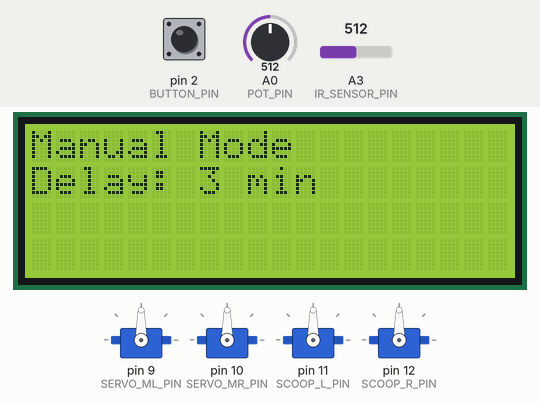
Recording of a sketch running on a simulated Arduino Uno, built with avr-gcc and run on an emulated ATmega328P. Parts: 4 × servo, 20×4 character LCD. The test bench sets the inputs (shaded band); at power-on: pin 2 (BUTTON_PIN) HIGH, A0 (POT_PIN) = 512, A3 (IR_SENSOR_PIN) = 512.

Above: at 1.2 s.
1.3 s: pin 2 (BUTTON_PIN) pulled LOW for 3.2 s
At 5.1 s:
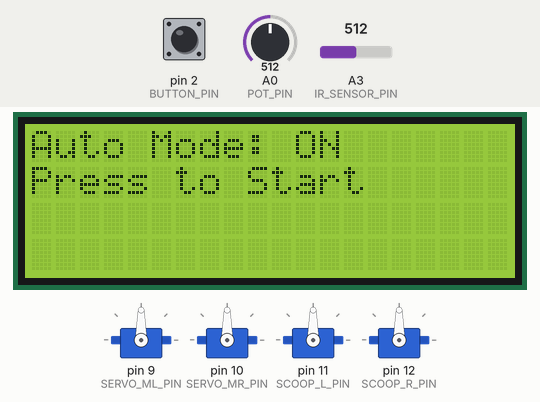
At 7.3 s:
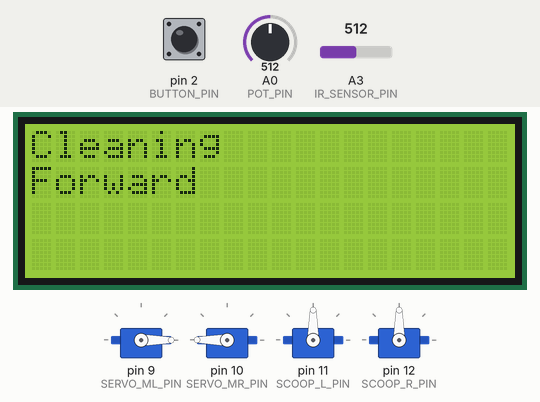
7.5 s: pin 2 (BUTTON_PIN) pulled LOW for 3.2 s
At 11.1 s:
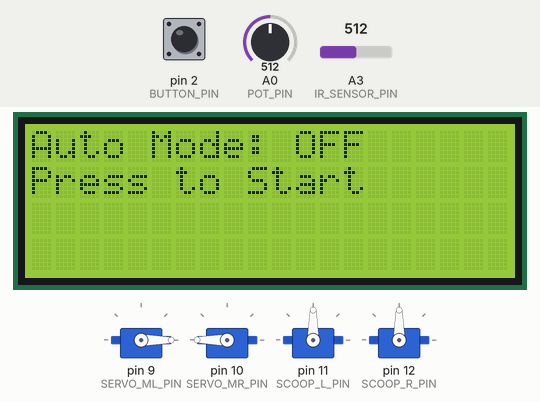
Timing chart, 0 to 20.0 s (numbered marks = the images above; inputs shaded):
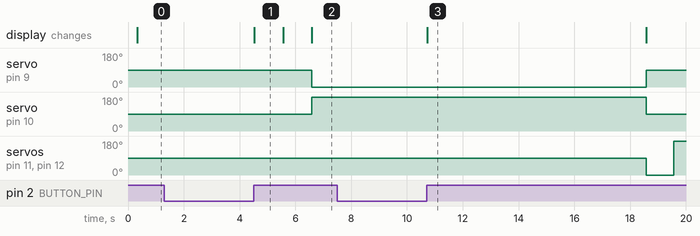

The sketch:

Litteruino_Box.ino
```cpp
#include <Servo.h>
#include <LiquidCrystal_I2C.h>

// Pin Definitions
#define POT_PIN A0
#define BUTTON_PIN 2
#define IR_SENSOR_PIN 3
#define SERVO_ML_PIN 9    // Left movement motor
#define SERVO_MR_PIN 10   // Right movement motor
#define SCOOP_L_PIN 11    // Left scooper
#define SCOOP_R_PIN 12    // Right scooper

// Constants
const unsigned long LONG_PRESS_DURATION = 2000;
const unsigned long DISPLAY_UPDATE_INTERVAL = 300;
const int MIN_DELAY = 1;
const int MAX_DELAY = 5;
const int SERVO_STOP = 90;
const int SERVO_FORWARD = 0;
const int SERVO_BACKWARD = 180;

// IR Sensor settings
const int IR_THRESHOLD = 500;  // Adjust based on sensor characteristics
const unsigned long IR_DEBOUNCE_TIME = 1000;

// Scooper positions
const int SCOOP_CENTER = 90;
const int SCOOP_OPEN = 0;
const int SCOOP_CLOSE = 180;

// Movement durations
const unsigned long MOVEMENT_DURATION = 12000;   // 12 seconds for movement
const unsigned long SCOOP_DURATION = 1000;       // 1 second for scooping
const unsigned long DUMP_DURATION = 2000;        // 2 seconds for dumping

// Servo objects
class ServoControl {
private:
  Servo servo;
  int currentPos;
  int pin;

public:
  ServoControl(int servoPin) : pin(servoPin), currentPos(SERVO_STOP) {}

  void begin() {
    servo.attach(pin);
    servo.write(SERVO_STOP);
  }

  void setPosition(int pos) {
    currentPos = pos;
    servo.write(pos);
  }

  int getPosition() {
    return currentPos;
  }

  void stop() {
    setPosition(SERVO_STOP);
  }
};

// Global objects
ServoControl motorLeft(SERVO_ML_PIN);
ServoControl motorRight(SERVO_MR_PIN);
ServoControl scoopLeft(SCOOP_L_PIN);
ServoControl scoopRight(SCOOP_R_PIN);
LiquidCrystal_I2C lcd(0x27, 20, 4);

// State variables
struct SystemState {
  bool setTimeMode;
  bool cleaningInProgress;
  bool returnToSetTimeMode;
  bool autoMode;
  int timeDelayTillClean;
  unsigned long lastDisplayUpdate;
  unsigned long buttonPressStartTime;
  unsigned long lastIRCheckTime;
  unsigned long lastDetectionTime;
  int buttonState;
  int lastButtonState;
  bool objectDetected;
} state;

void initializeSystem() {
  pinMode(BUTTON_PIN, INPUT_PULLUP);
  pinMode(POT_PIN, INPUT);
  pinMode(IR_SENSOR_PIN, INPUT);

  motorLeft.begin();
  motorRight.begin();
  scoopLeft.begin();
  scoopRight.begin();

  lcd.init();
  lcd.backlight();
  updateDisplay("System Ready", "Auto Mode: OFF");

  state = {
    true,    // setTimeMode
    false,   // cleaningInProgress
    false,   // returnToSetTimeMode
    false,   // autoMode
    MIN_DELAY, // timeDelayTillClean
    0,      // lastDisplayUpdate
    0,      // buttonPressStartTime
    0,      // lastIRCheckTime
    0,      // lastDetectionTime
    HIGH,   // buttonState
    HIGH,   // lastButtonState
    false   // objectDetected
  };
}

void updateDisplay(const char* line1, const char* line2) {
  lcd.clear();
  lcd.setCursor(0, 0);
  lcd.print(line1);
  if (line2) {
    lcd.setCursor(0, 1);
    lcd.print(line2);
  }
}

bool checkIRSensor() {
  int sensorValue = analogRead(IR_SENSOR_PIN);
  return (sensorValue > IR_THRESHOLD);
}

void handleIRDetection() {
  if (millis() - state.lastIRCheckTime >= IR_DEBOUNCE_TIME) {
    bool currentDetection = checkIRSensor();

    if (currentDetection && !state.objectDetected) {
      state.objectDetected = true;
      state.lastDetectionTime = millis();

      if (state.autoMode && !state.cleaningInProgress) {
        updateDisplay("Object Detected", "Starting Clean");
        delay(1000);
        state.cleaningInProgress = true;
        state.setTimeMode = false;
      }
    } else if (!currentDetection) {
      state.objectDetected = false;
    }

    state.lastIRCheckTime = millis();
  }
}

void handleButton() {
  state.buttonState = digitalRead(BUTTON_PIN);

  if (state.buttonState == LOW && state.lastButtonState == HIGH) {
    state.buttonPressStartTime = millis();
  }
  else if (state.buttonState == HIGH && state.lastButtonState == LOW) {
    unsigned long pressDuration = millis() - state.buttonPressStartTime;

    if (pressDuration >= LONG_PRESS_DURATION) {
      state.autoMode = !state.autoMode;
      updateDisplay(state.autoMode ? "Auto Mode: ON" : "Auto Mode: OFF",
                   "Press to Start");
      delay(1000);
    } else {
      if (!state.cleaningInProgress && !state.autoMode) {
        state.setTimeMode = false;
        state.cleaningInProgress = true;
      }
    }
  }

  state.lastButtonState = state.buttonState;
}

void performCleaningSequence() {
  static unsigned long sequenceStartTime = 0;
  static int sequenceStep = 0;

  if (sequenceStep == 0) {
    sequenceStartTime = millis();
    updateDisplay("Cleaning", "Forward");
    sequenceStep++;
  }

  unsigned long currentTime = millis() - sequenceStartTime;

  switch (sequenceStep) {
    case 1:  // Move forward
      motorLeft.setPosition(SERVO_FORWARD);
      motorRight.setPosition(SERVO_BACKWARD);
      if (currentTime >= MOVEMENT_DURATION) {
        stopMotors();
        sequenceStep++;
        updateDisplay("Cleaning", "Scooping");
      }
      break;

    case 2:  // Open scoops
      scoopLeft.setPosition(SCOOP_OPEN);
      scoopRight.setPosition(SCOOP_OPEN);
      if (currentTime >= MOVEMENT_DURATION + SCOOP_DURATION) {
        sequenceStep++;
      }
      break;

    case 3:  // Close scoops
      scoopLeft.setPosition(SCOOP_CLOSE);
      scoopRight.setPosition(SCOOP_CLOSE);
      if (currentTime >= MOVEMENT_DURATION + (2 * SCOOP_DURATION)) {
        sequenceStep++;
        updateDisplay("Cleaning", "Returning");
      }
      break;

    case 4:  // Return movement
      motorLeft.setPosition(SERVO_BACKWARD);
      motorRight.setPosition(SERVO_FORWARD);
      if (currentTime >= (2 * MOVEMENT_DURATION)) {
        stopMotors();
        sequenceStep++;
        updateDisplay("Cleaning", "Dumping");
      }
      break;

    case 5:  // Open scoops to dump
      scoopLeft.setPosition(SCOOP_OPEN);
      scoopRight.setPosition(SCOOP_OPEN);
      if (currentTime >= (2 * MOVEMENT_DURATION) + DUMP_DURATION) {
        sequenceStep++;
      }
      break;

    case 6:  // Reset scoops
      scoopLeft.setPosition(SCOOP_CENTER);
      scoopRight.setPosition(SCOOP_CENTER);
      updateDisplay("Cleaning", "Complete");
      delay(2000);

      if (state.returnToSetTimeMode) {
        state.setTimeMode = true;
        state.cleaningInProgress = false;
        state.returnToSetTimeMode = false;
        updateDisplay("Returning to", "Set Time Mode");
        delay(2000);
      } else {
        state.setTimeMode = true;
        state.cleaningInProgress = false;
      }
      sequenceStep = 0;
      break;
  }
}

void stopMotors() {
  motorLeft.stop();
  motorRight.stop();
}

void setup() {
  initializeSystem();
}

void loop() {
  handleButton();

  if (state.autoMode) {
    handleIRDetection();
  }

  if (state.setTimeMode) {
    if (millis() - state.lastDisplayUpdate >= DISPLAY_UPDATE_INTERVAL) {
      state.timeDelayTillClean = map(analogRead(POT_PIN), 0, 1023, MIN_DELAY, MAX_DELAY);
      char buffer[20];
      sprintf(buffer, "Delay: %d min", state.timeDelayTillClean);
      updateDisplay(state.autoMode ? "Auto Mode: ON" : "Manual Mode", buffer);
      state.lastDisplayUpdate = millis();
    }
  } else if (state.cleaningInProgress) {
    performCleaningSequence();
  }
}
```

Measured:
- after the input at 1.3 s, servo on pin 9 (SERVO_ML_PIN): 90° → 0° after 5.3 s; servo on pin 10 (SERVO_MR_PIN): 90° → 180° after 5.3 s; the display: changes after 3.2 s (image 1)
- after the input at 7.5 s, the display: changes after 3.2 s (image 3)
- what the display in image 1 shows lasts 1.1 s, from 4.5 s to 5.6 s
